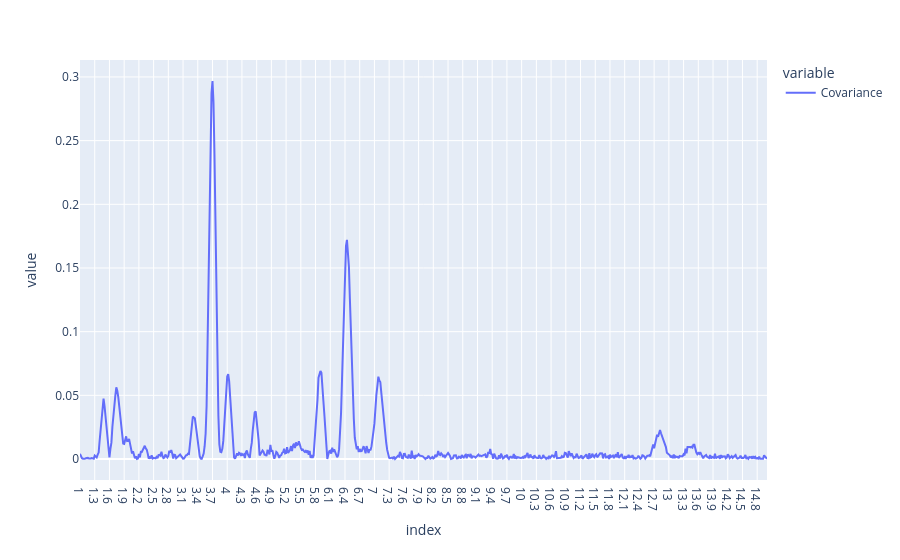

The cell this chart's notebook holds for it:
### Code cell
# calculando a covariancia entre cada variável espectral e a predição do modelo PLS-DA
cov_scores = []
y_pred = plsda_results[5].iloc[:,-1].values # using the continuous predictions from LV=3
for col in Xcalclass_prep.columns:
    x_values = Xcalclass_prep[col].values
    covariance = np.cov(x_values, y_pred)[0, 1] # covariance between x and y
    cov_scores.append(covariance)
cov_scores_df = pd.DataFrame(cov_scores, index=Xcalclass_prep.columns, columns=['Covariance'])
cov_scores_df = np.abs(cov_scores_df)
cov_scores_df.plot()

### Figure 1 — Plotly figure (JSON) as saved in the notebook; plotly's stock layout.template omitted (floating-point values rounded to 4 significant figures; data arrays with more than 128 entries replaced by an {"elided": "..."} marker saying what was removed)
{"data": [{"hovertemplate": "variable=Covariance<br>index=%{x}<br>value=%{y}<extra></extra>", "legendgroup": "Covariance", "line": {"color": "#636efa", "dash": "solid"}, "marker": {"symbol": "circle"}, "mode": "lines", "name": "Covariance", "orientation": "v", "showlegend": true, "type": "scatter", "x": {"elided": "701 str values"}, "xaxis": "x", "y": {"elided": "701 float values"}, "yaxis": "y"}], "layout": {"legend": {"title": {"text": "variable"}, "tracegroupgap": 0}, "margin": {"t": 60}, "xaxis": {"anchor": "y", "domain": [0, 1], "title": {"text": "index"}}, "yaxis": {"anchor": "x", "domain": [0, 1], "title": {"text": "value"}}}}
